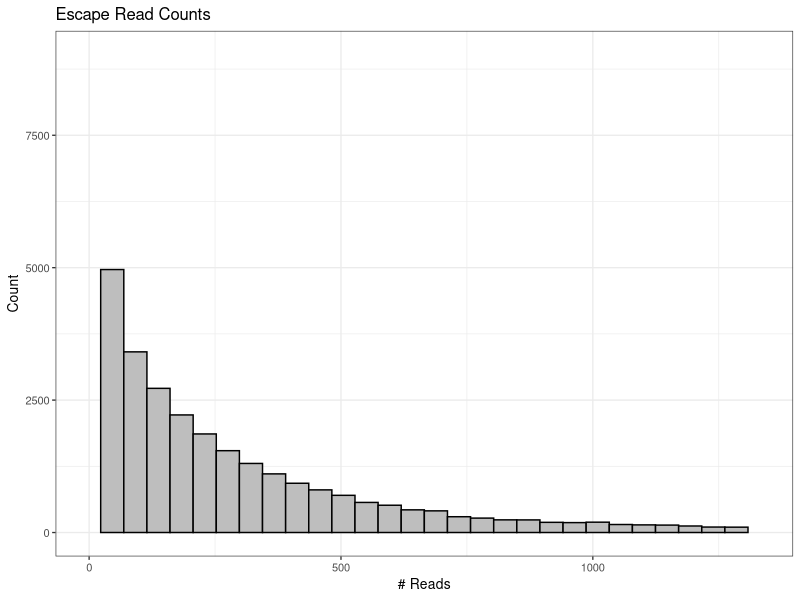
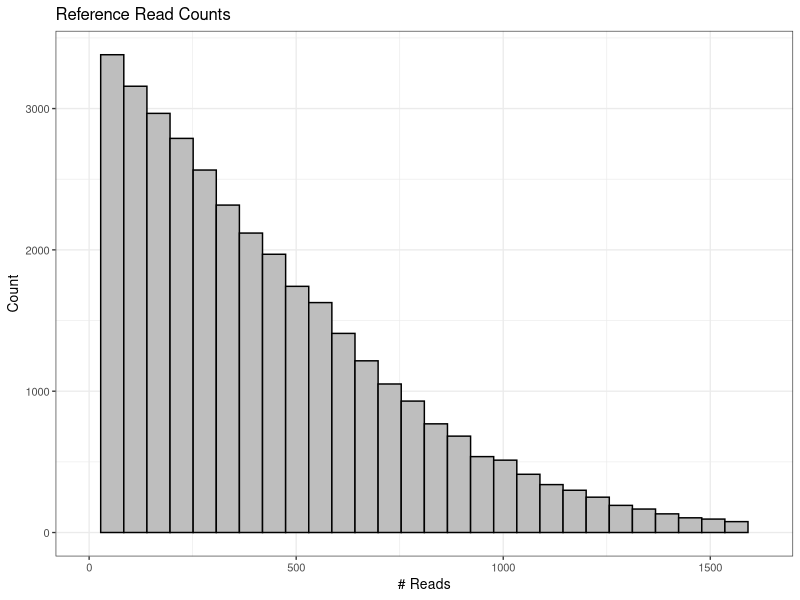

Write R code to recreate these figures, in order. (Note: this script raises an error after producing the figures.)
library(ggplot2)
#library(hrbrthemes)
library(RColorBrewer)
library(plyr)
library(dplyr)
library(ggplot2)
library(tidyr)
library(seqinr)
require(ggseqlogo)
library(tidyverse)
library(grid)
library(readr)

################################################################################
###Rename 
################################################################################
antibody <- "FcgR2b_Escape"
ab_name <- antibody

escape_counts <- read_tsv("escape_variant_counts.txt")
input_counts <- read_tsv("ref_variant_counts.txt")

escape_counts <- escape_counts[,2:3]
input_counts <- input_counts[,2:3]

################################################################################
### Histogram for read counts
################################################################################
ggsave(filename = paste(antibody, "_Number_of_Reads_escaped.png", sep=""), 
       ggplot(escape_counts, aes(x=count), title = "Mutations reads")+
         geom_histogram(color = "black", fill = "grey", ) +
         xlim(0,quantile(escape_counts$count, probs = .95, na.rm = T)) +
         # geom_vline(aes(xintercept=mu_bc_depth),
         #            linetype="dashed",
         #            color = "red") + 
         #geom_text(aes(label = mu), x = 3, y = 3, vjust = "inward", hjust = "inward") +
         ggtitle("Escape Read Counts") +
         xlab("# Reads") + 
         ylab("Count") +
         theme_bw(base_size = 10),
       width = 3, height = 2, dpi = 300, units = "in", device='png')

ggsave(filename = paste(antibody, "_Number_of_Reads_Myc.png", sep=""), 
       ggplot(input_counts, aes(x=count), title = "Mutations reads")+
         geom_histogram(color = "black", fill = "grey") +
         xlim(0,quantile(input_counts$count, probs = .99, na.rm = T)) +
         # geom_vline(aes(xintercept=mu_bc_depth),
         #            linetype="dashed",
         #            color = "red") + 
         #geom_text(aes(label = mu), x = 3, y = 3, vjust = "inward", hjust = "inward") +
         ggtitle("Reference Read Counts") +
         xlab("# Reads") + 
         ylab("Count") +
         theme_bw(base_size = 10),
       width = 3, height = 2, dpi = 300, units = "in", device='png')

#####################################################################
#Combine duplicated mutations (same mutation with multiple barcodes)
#####################################################################
escape_combined <- escape_counts %>% 
  group_by(mutation) %>% 
  summarise_all(funs(sum))

reference_combined <- input_counts %>% 
  group_by(mutation) %>% 
  summarise_all(funs(sum))

colnames(reference_combined) <- c("name", "depth")
colnames(escape_combined) <- c("name", "depth")

##Adjust all mutations in the reference set with less than the 5th percentile of reads
#depth_cutoff  <- quantile(reference_combined$depth, probs = .01, na.rm = T)
#reference_combined$depth <- ifelse(reference_combined$depth < depth_cutoff, depth_cutoff, reference_combined$depth)

################################################################################
###Convert mutation "names" into: wildtype, site, and mutations
################################################################################
####################################################################
##Renaming for escape
####################################################################

fun_first <- function(x) {
  substring(x, 1,1)
}

fun_last <- function(x){
  substr(x, nchar(x), nchar(x))
}

fun_site <- function(x){
  substr(x, 2, nchar(x)-1)
}

wildtype <- data.frame(sapply(escape_combined[1], fun_first))
#colnames(wildtype) <- c("wildtype")
escape_combined$wildtype <- wildtype[[1]]

mutation <- data.frame(sapply(escape_combined[1], fun_last))
colnames(mutation) <- c("mutation")
escape_combined$mutation <- as.factor(mutation[[1]])

site <- data.frame(sapply(escape_combined[1], fun_site))
colnames(site) <- c("site")
escape_combined$site <- as.numeric(site[[1]])
#Reorder the columns (name, wild type, site, mutation, depth)
escape_combined <- escape_combined[,c(1,3,5,4,2)]

###Order reference_combined by site and mutation
escape_combined <- escape_combined[
  with(escape_combined, order(site, mutation)),
]



####################################################################
##Renaming for reference
####################################################################
wildtype <- data.frame(sapply(reference_combined[1], fun_first))
#colnames(wildtype) <- c("wildtype")
reference_combined$wildtype <- wildtype[[1]]

mutation <- data.frame(sapply(reference_combined[1], fun_last))
colnames(mutation) <- c("mutation")
reference_combined$mutation <- as.factor(mutation[[1]])

site <- data.frame(sapply(reference_combined[1], fun_site))
colnames(site) <- c("site")
reference_combined$site <- as.numeric(site[[1]])
#Reorder the columns (name, wild type, site, mutation, depth)
reference_combined <- reference_combined[,c(1,3,5,4,2)]

###Order reference_combined by site and mutation
reference_combined <- reference_combined[
  with(reference_combined, order(site, mutation)),
]

#Clean-up
remove(mutation)
remove(site)
remove(wildtype)




###Remove stop codons
escape_trimmed <- escape_combined[which(escape_combined$mutation != "*"),]
reference_trimmed <- reference_combined[which(reference_combined$mutation != "*"),]


###############################################################################
###Add missing residues
###############################################################################
Fc <- read.fasta("Fc_prot.fasta")

###First reference data
### If there are residues without any data, these have to be added manually
#1. Define the range of amino acids present
seq_range <- min(reference_trimmed$site):max(reference_trimmed$site)
missing_aa <- seq_range[!seq_range %in% unique(reference_trimmed$site)]
#2. Add the missing residue(s)
missing_data <- data.frame(site = missing_aa, 
                           name = paste(toupper(Fc[["Fc_prot"]][missing_aa]), missing_aa, toupper(Fc[["Fc_prot"]][missing_aa])),
                           mutation = toupper(Fc[["Fc_prot"]][missing_aa]), 
                           wildtype = toupper(Fc[["Fc_prot"]][missing_aa]))
complete_reference <- rbind.fill(reference_trimmed, missing_data)

#Expand the dataset to include NA values for synonymous amino acids
all <- complete_reference %>% expand(site, mutation)
# join with all, n will be NA for obs. in all that are not present in v
reference_trimmed = complete_reference %>% group_by_at(vars(wildtype, site, mutation)) %>% 
  right_join(all)


###Next escape data
### If there are residues without any data, these have to be added manually
#1. Define the range of amino acids present
seq_range <- min(escape_trimmed$site):max(escape_trimmed$site)
missing_aa <- seq_range[!seq_range %in% unique(escape_trimmed$site)]
#2. Add the missing residue(s)
missing_data <- data.frame(site = missing_aa, 
                           name = paste(toupper(Fc[["Fc_prot"]][missing_aa]), missing_aa, toupper(Fc[["Fc_prot"]][missing_aa])),
                           mutation = toupper(Fc[["Fc_prot"]][missing_aa]), 
                           wildtype = toupper(Fc[["Fc_prot"]][missing_aa]))
complete_escape <- rbind.fill(escape_trimmed, missing_data)

#Expand the dataset to include NA values for synonymous amino acids
all <- complete_escape %>% expand(site, mutation)
# join with all, n will be NA for obs. in all that are not present in v
escape_trimmed = complete_escape %>% group_by_at(vars(wildtype, site, mutation)) %>% 
  right_join(all)



###Order reference_trimmed and escape_trimmed by site and mutation
escape_trimmed <- escape_trimmed[
  with(escape_trimmed, order(site, mutation)),
]
reference_trimmed <- reference_trimmed[
  with(reference_trimmed, order(site, mutation)),
]


###################################################################
### Calculate abundance: n/N
###################################################################
escape_trimmed$abundance <- escape_trimmed$depth/sum(escape_trimmed$depth, na.rm=TRUE)
reference_trimmed$abundance <- reference_trimmed$depth/sum(reference_trimmed$depth, na.rm=TRUE)

###Then adjust the lowest reference abundance values
#Use 95 percentile
#This helps remove exaggerated escape fractions caused by dividing by a very small number
cutoff  <- quantile(reference_trimmed$abundance, probs = .05, na.rm = T)
reference_trimmed$abundance <- ifelse(reference_trimmed$abundance<cutoff, cutoff, reference_trimmed$abundance)

##Fishers exact test
esc_fisher <- escape_trimmed[,1:5]
esc_fisher$ref_depth <- reference_trimmed$depth
esc_sum <- sum(na.omit(esc_fisher$depth))
ref_sum <- sum(na.omit(esc_fisher$ref_depth))

p_values <- data.frame(matrix(ncol = 1, nrow = nrow(esc_fisher)))
colnames(p_values) <- "p"
#Calculate p values for each comparison (using Fisher's exact test)
for (i in 1:nrow(esc_fisher)){
  if (!anyNA(esc_fisher[i,])){
    f_ <- matrix(unlist(c(esc_fisher[i,5], 
                          esc_fisher[i,6],
                          esc_sum-esc_fisher[i,5],
                          ref_sum-esc_fisher[i,6])),2)
    p_ <- fisher.test(f_)
    p_values$p[i] <-p_$p.value
  }
}

p_values$p_adj <- p.adjust(p_values$p, "bonferroni")
p_values$p_adj <- ifelse(p_values$p_adj == 0, 1e-300, p_values$p_adj)

###################################################################
### Calculate escape fractions
### And add adjusted p values
###################################################################
escape_trimmed$Escape <- (escape_trimmed$abundance/reference_trimmed$abundance)
escape_trimmed$p_adj <- p_values$p_adj
max(escape_trimmed$Escape, na.rm=T)
min(escape_trimmed$Escape, na.rm=T)
#Write out raw escape score before normalizing
# escape_raw_out <- na.omit(escape_trimmed[,c(1, ncol(escape_trimmed)-2)])
# colnames(escape_raw_out) <- c("Mutation", "EscapeScore")
# write.csv(escape_raw_out, file = paste(antibody,"_raw_escape.csv", sep = ""), row.names = FALSE)

escape_trimmed$Non_Normalized_Enrich <- escape_trimmed$Escape

###Normalize the data between the 99 and 1 percentiles
max(escape_trimmed$Escape, na.rm=T)
upper_limit  <- quantile(escape_trimmed$Escape, probs = .99, na.rm = T)
lower_limit <- min(escape_trimmed$Escape, na.rm=T)
escape_trimmed$Escape <- ifelse(escape_trimmed$Escape>upper_limit, upper_limit, escape_trimmed$Escape)
escape_trimmed$Escape <- (escape_trimmed$Escape-lower_limit)/(upper_limit-lower_limit)

ggsave(filename = paste(antibody,"_Histogram.png", sep=""), 
       ggplot(escape_trimmed, aes(x=Escape), title = "Escape Fractions")+
         #geom_histogram(aes(y=..density..), color = "black", fill = "grey", binwidth = 0.025) +
         geom_histogram(color = "black", fill = "grey") +
         xlim(0,quantile(escape_trimmed$Escape, probs = .99, na.rm = T)) +
         xlab("Escape Fraction") + 
         ylab("Count") +
         theme_bw(base_size = 10),
       width = 3, height = 2, dpi = 300, units = "in", device='png')

# ##Calculate destabilization instead of escape!!!
# mx <- max(escape_trimmed$Escape, na.rm=T)
# mean_dest <- median(escape_trimmed$Escape, na.rm=T)
# escape_trimmed$destabilization <-abs(mx-escape_trimmed$Escape)
#escape_trimmed <- na.omit(escape_trimmed)


################################################################################
### Generate a matrix for plotting sequence logos
### This matrix is also used to calculate total escape scores
################################################################################
#remove the extra rwos that only contain the site number and nothing else 
escape_trimmed <- escape_trimmed[which(!is.na(escape_trimmed$mutation)),]

logo_matrix <- matrix(ncol = nrow(escape_trimmed)/20,nrow=20)
row.names(logo_matrix) <- escape_trimmed$mutation[1:20]
colnames(logo_matrix) <- seq(216,447, 1)


for(i in 0:ncol(logo_matrix)-1){
  logo_matrix[,i+1] <- escape_trimmed$Escape[seq(from = 20*i+1, to=20*i+20, by = 1)]
}

################################################################################
##Plot heat maps
################################################################################

#Generate a dataframe containing the wild type amino acids 
#This will be used to mark wild type in the tiled heat map
tmp <- data.frame(sapply(escape_trimmed[1], fun_first), 
                  sapply(escape_trimmed[1], fun_site), 
                  sapply(escape_trimmed[1], fun_first))
colnames(tmp) <- c("wildtype","site", "mutation")
frames <- distinct(tmp)
frames$site <- as.numeric(frames$site)
escape_trimmed$site <- escape_trimmed$site+215
frames$site <- frames$site+215

#Change data type to integer for "site"
#Required for proper heatmap plotting
frames$site <- as.integer(frames$site)
escape_trimmed$site <- as.integer(escape_trimmed$site)

write.table(escape_trimmed,file="differential_matrix.txt")

#Set the order for amino acids in the heatmap (by aa property)
polar <- c("H", "C", "S", "T", "N", "Q")
nonpolar <- c("G", "A", "V", "L", "I", "M", "P")
aromatic <- c("F", "Y", "W")
positive <- c("K", "R")
negative <- c("D", "E")

aa_order <- c(negative,positive, polar, nonpolar, aromatic)

#HeatMap
start = 0
end = 9000
mut_range <- subset(escape_trimmed, site>start & site<end)
mut_range$site <- as.factor(mut_range$site)
frames_range <- subset(frames, site>start & site<end)
frames_range$site <- as.factor(frames_range$site)

ggsave(filename = paste(antibody,"_Fraction_heatmap01.png", sep=""), 
       ggplot(mut_range, aes(site, mutation, size = -log(p_adj))) + 
         geom_tile(color = "white",
                   fill = '#FCF0F0', #azure1 for blueish grey background
                   lwd = 0.1,
                   linetype = 1,
                   alpha = 1) +
         #scale_y_discrete(limits=rev) +
         ylim(rev(aa_order)) +
         geom_tile(data=frames_range, 
                   size=0,
                   height = 1,
                   fill='white', 
                   colour="white") +
         geom_point(aes(colour = Escape), alpha=1) +
         scale_colour_distiller(palette = "RdPu", direction = +1,
                                na.value = '#FCF0F0',
                                limits=c(0,max(escape_trimmed$Escape, na.rm=T))) +
         scale_size(range = c(-0.2, 2)) +
         #The next section adds lightgrey tiles and black points for 
         #the wild type residues
         geom_point(inherit.aes = FALSE, 
                    data = frames_range,
                    aes(site, mutation),
                    shape=16,
                    size = 1.25,
                    colour="black") +
         xlab("Fc Site") + ylab("Mutation") +
         scale_x_discrete(breaks = levels(mut_range$site)[c(rep(F,4),T)]) +
         theme(# Hide panel borders and remove grid lines
           panel.border = element_blank(),
           panel.grid.major = element_blank(),
           panel.grid.minor = element_blank(),
           # Change axis line
           #axis.line = element_line(colour = "black"),
           legend.key.size = unit(0.15, 'inch')
         ),
       width = 16, height = 3, dpi = 300, units = "in", device='png')


################################################################################
###Write files:
################################################################################

################################################################################
### Plot Total Escape histogram
################################################################################
total_escape <- as.data.frame(colSums(logo_matrix, na.rm=T))
total_escape$site <- seq(216,447,1)
colnames(total_escape) <- c("escape", "site")

ggsave(filename = paste(antibody,"_Total_escape.png", sep=""), 
       ggplot(total_escape, aes(site, escape)) + 
         geom_bar(stat = "identity") + 
         xlim(215,448) +
         ylim(0, max(total_escape$escape+5)) +
         theme_minimal() + 
         theme_void(),
       width = 12, height = .4, dpi = 300, units = "in", device='png')


#Individual escapes:
escape_fractions_out <- na.omit(escape_trimmed[,c(2,3,4, ncol(escape_trimmed)-1, ncol(escape_trimmed))])
escape_fractions_out$name <- paste(escape_fractions_out$wildtype, escape_fractions_out$site, escape_fractions_out$mutation, sep = "")
write.csv(escape_fractions_out, file = paste(antibody,"_fractions.csv", sep = ""), row.names = FALSE)

#Total escapes:
total_escape_out <- as.data.frame(total_escape$site)
total_escape_out$'Total Escape Score' <- total_escape$escape
colnames(total_escape_out) <- c("Site", "Total Escape Score")
write.csv(total_escape_out, file = paste(antibody,"_total_escape.csv", sep=""), row.names = FALSE)

################################################################################
#Pymol file for mapping total scores onto the structure
################################################################################
#Escapees
m_ <- mean(total_escape$escape, na.rm=T)
sd_ <- sd(total_escape$escape, na.rm=T)
cut_1 <- (m_ + 1*sd_)
cut_2 <- (m_ + 2*sd_)
escapees_C01 <- subset(total_escape,escape > cut_1 & escape < cut_2)
escapees_C02 <- subset(total_escape,escape > cut_2)

total_escape$escape <- ifelse(total_escape$escape < 0, 0, total_escape$escape)
total_escape$level <- ifelse(total_escape$escape < cut_1, "grey", 
                             ifelse(total_escape$escape < cut_2, "red_1", "red_2" ))
total_escape$level <- as.factor(total_escape$level)

ggsave(filename = paste(antibody, "_color_total_escape.png", sep=""), 
       ggplot(total_escape, aes(site, escape, fill = level)) + 
         geom_bar(stat="identity") + 
         geom_segment(aes(x=215,xend=448,y=cut_1, yend = cut_1), linetype = 3, size = 0.15) +
         geom_segment(aes(x=215,xend=448,y=cut_2, yend = cut_2), linetype = 3, size = 0.15) +
         #geom_segment(aes(x=215,xend=448,y=m_, yend = m_), linetype = 1, size = 0.03, alpha = 0.5) +
         scale_fill_manual(values = c("grey" = "#d9d9d9",
                                             "red_1" ="#dd3497",
                                             "red_2"="#4a2267")) +
         xlim(215,448) +
         theme_void() +
         theme(legend.position = "none"),
       width = 12, height = 0.4, dpi = 300, units = "in", device='png')

################################################################################
### Write a script for coloring residues in pymol
################################################################################
#Add "resi " in front of epitope residue names
escapees_C01$resi <- paste("or resi", escapees_C01$site, sep = " ")
reds01 <- paste(escapees_C01$resi)
escapees_C02$resi <- paste("or resi", escapees_C02$site, sep = " ")
reds02 <- paste(escapees_C02$resi)

sink(paste(ab_name, "_pymol.txt", sep = ""))
cat("#Set custom colors with RGB:")
cat("\n")
cat("set ray_shadow, 0")
cat("\n")
cat("#Set sphere radius:")
cat("\n")
cat("set sphere_scale, 0.5")
cat("\n")
cat("set ray_trace_mode, 1")
cat("\n")
cat("set_color red_1, [221,52,151]")
cat("\n")
cat("set_color red_2, [73,0,106]")
cat("\n")
cat("set_color grey_1, [217,217,217]")
cat("\n")
cat("set_color grey_2, [150,150,150]")
cat("\n")
cat("color grey_1, Fc_chA")
cat("\n")
cat("color grey_2, Fc_chB")
cat("\n")
cat("#Select sites to highlight with spheres:")
cat("\n")
cat("create spheresB1, Fc_chB and (resi 0 ", sep = "")
cat(paste(reds01, sep = ""), ")")
cat("\n")
cat("set sphere_color, red_1, spheresB1", sep = "")
cat("\n")
cat("hide everything, spheresB1", sep = "")
cat("\n")
cat("show spheres, spheresB1 and name CA", sep = "")
cat("\n")
cat("create spheresB2, Fc_chB and (resi 0 ", sep = "")
cat(paste(reds02, sep = ""), ")")
cat("\n")
cat("hide everything, spheresB2", sep = "")
cat("\n")
cat("show spheres, spheresB2 and name CA", sep = "")
cat("\n")
cat("set sphere_color, red_2, spheresB2", sep = "")
cat("\n")
cat("create surface_B, Fc_chB", sep = "")
cat("\n")
cat("select surf_B1, surface_B and (resi 0 ", sep = "")
cat(paste(reds01, sep = ""), ")")
cat("\n")
cat("select surf_B2, surface_B and (resi 0 ", sep = "")
cat(paste(reds02, sep = ""), ")")
cat("\n")
cat("color red_1, surf_B1", sep = "")
cat("\n")
cat("color red_2, surf_B2", sep = "")
cat("\n")
cat("show surface, surface_B", sep = "")
cat("\n")
#Now for the second molecule
cat("create spheresA1, Fc_chA and (resi 0 ", sep = "")
cat(paste(reds01, sep = ""), ")")
cat("\n")
cat("set sphere_color, red_1, spheresA1", sep = "")
cat("\n")
cat("hide everything, spheresA1", sep = "")
cat("\n")
cat("show spheres, spheresA1 and name CA", sep = "")
cat("\n")
cat("create spheresA2, Fc_chA and (resi 0 ", sep = "")
cat(paste(reds02, sep = ""), ")")
cat("\n")
cat("hide everything, spheresA2", sep = "")
cat("\n")
cat("show spheres, spheresA2 and name CA", sep = "")
cat("\n")
cat("set sphere_color, red_2, spheresA2", sep = "")
cat("\n")
cat("create surface_A, Fc_chA", sep = "")
cat("\n")
cat("select surf_A1, surface_A and (resi 0 ", sep = "")
cat(paste(reds01, sep = ""), ")")
cat("\n")
cat("select surf_A2, surface_A and (resi 0 ", sep = "")
cat(paste(reds02, sep = ""), ")")
cat("\n")
cat("color red_1, surf_A1", sep = "")
cat("\n")
cat("color red_2, surf_A2", sep = "")
cat("\n")
cat("show surface, surface_A", sep = "")
cat("\n")
sink()
